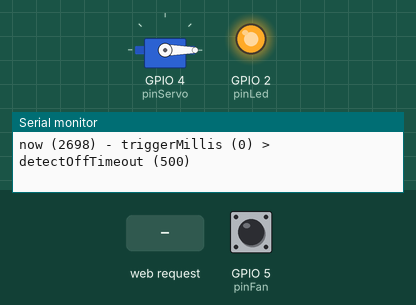
Recording of a sketch running on a simulated ESP8266 (NodeMCU). Shown: servo, output pins drawn as LEDs (lit = HIGH), the last lines printed to the serial monitor. The test bench sets the inputs (shaded band); at power-on: GPIO 5 (pinFan) HIGH. WiFi joins after 1.5 s; servers stay silent unless stated; not simulated (calls return 0 or success): credentials.h; pins used as bus, display or sensor lines are not drawn.

Above: at 2.7 s.
2.8 s: GPIO 5 (pinFan) pulled LOW for 0.15 s
At 4.2 s:
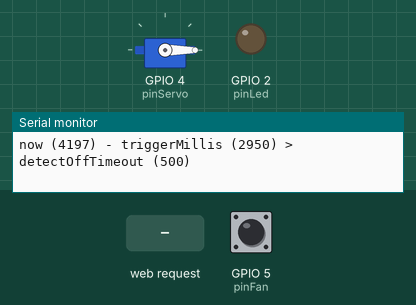
4.9 s: HTTP request GET /set_flap received
At 6.3 s:
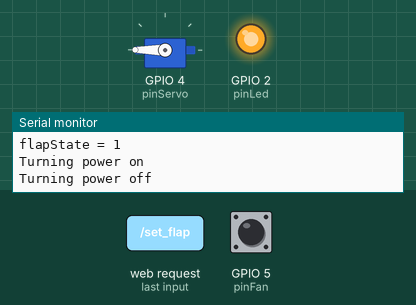
8.9 s: HTTP request GET /set_flap?value=close received
At 9.8 s:
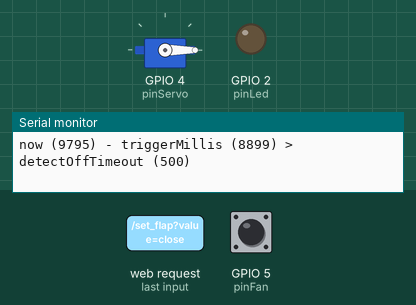
10.8 s: HTTP request GET /set_flap?value=1 received
At 11.4 s:
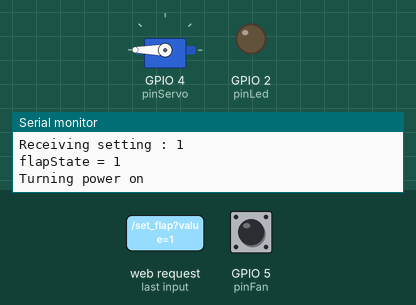
Timing chart, 0 to 13.8 s (numbered marks = the images above; inputs shaded):
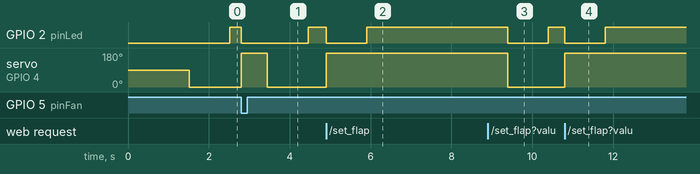

The sketch:

FanFlapControl.ino
```cpp
/* Luefterklappensteuerung
  Um Energie zu sparen ist es sinnvoll eine zusätzliche Ventilklappe im Lüftermauerkasten zu haben.
  Allerdings ist der Lüfter nicht stark genug die zusätzliche Klappe zu öffnen.
  Daher wird detektiert, wann der Lüfter anläuft (grüne LED) und der Servo öffnet die Ventilklappen.
  Sobald der Servo eine Bewegung durchgeführt hat, wird der Strom zum Sevo nach 2 Sekunden unterbrochen um Strom zu sparen und um unnötige Geräusche zu vermeiden.
  ToDo:
  - Send to sleep.
  - Webserver mit open/close
  - Send on/off times to database
  -
*/

#include <Servo.h>
#define pinFan 5  //D1
#define pinServo 4   //D2
#define pinPower 0   //D3
#define pinLed 2     //D4 /InternalLED
int fanState = -1;
int lastState = -1;
int flapState = -2;
int flapRequest = -1;
bool serverAcknowledge = false;
unsigned long triggerMillis = 0;  //set everytime the pinFan is LOW (LED on fan turned on)
unsigned long lastMillis = 0;
unsigned long onDuration = 1000;                 //ms => 1 sec, How long power is supplied
unsigned long detectOffTimeout = 500;            //ms => 100ms, detect the fan was turned off

Servo myServo;
#include <WiFiManager.h>  // https://github.com/tzapu/WiFiManager

//#include <OTA.h>

#define FAN_ON LOW  //pinFan pulled low
#define CLOSE 0
#define OPEN 1

#include "webpage.h"
#include "webserver.h"  //separate file for webserver functions
#include "credentials.h"

void setup() {
  Serial.begin(115200);
  while (!Serial) { ; }

  Serial.println("Booting");

  //setupOTA("FanFlapControl", mySSID, myPASSWORD);
  WiFiManager wm;
  //  wm.resetSettings();
  if (wm.autoConnect("FanFlapControl")) {
    Serial.println("Successfully connected.");
  } else {
    Serial.println("Failed to connect.");
  }
  WiFi.hostname("FanFlapControl");
  // Your setup code
  myServo.attach(pinServo, 600, 2300);  //500, 2400
  pinMode(pinFan, INPUT_PULLUP);
  attachInterrupt(digitalPinToInterrupt(pinFan), fanTurnedOn, CHANGE); //as long as there is the 50Hz toggling the fan is turned on
  pinMode(pinLed, OUTPUT);
  pinMode(pinPower, OUTPUT);  //in order to save power when
  lastMillis = millis();
  startWebServer();
}

ICACHE_RAM_ATTR void fanTurnedOn() {
  fanState = FAN_ON;
  triggerMillis = millis();  //set everytime the pinFan is LOW (LED on fan turned on)
}

void loop() {
//  ArduinoOTA.handle();
  server.handleClient();

  // Your code here
  unsigned long now = millis();
  if ((fanState == FAN_ON) || (flapRequest == OPEN)) {
    flapState = OPEN;  //while there are "turn on" pulses... (LED iss pulsed)
    if(flapRequest == OPEN){triggerMillis = now;}
    if (serverAcknowledge) { serverSendFlapState(); }
  }
  if ((now - triggerMillis + 10) > detectOffTimeout) {  //if there was no more on pulse since a while => fan is off => close the lid, due to the interrupt the trigger millis could be larger then now => leaving the allowed unsigned long range (-1 => very LARGE number)! => + 10 prevents this!
    Serial.println("now (" + String(now) + ") - triggerMillis (" + triggerMillis + ") > detectOffTimeout (" + detectOffTimeout + ")");
    flapState = CLOSE;  //if no more "turn on" pulses...
    if (serverAcknowledge) { serverSendFlapState(); }
  }
  if (flapState != lastState) {
    Serial.println("flapState = " + String(flapState));
    lastState = flapState;
    lastMillis = now;  //power timer
    Serial.println("Turning power on");
    digitalWrite(pinPower, HIGH);  //turn power on
    digitalWrite(pinLed, LOW);     //lowActive LED
  }
  if ((now - lastMillis) < onDuration) {
    if (flapState == CLOSE) {
      myServo.write(0);  //close flap
    } else {
      myServo.write(180);  //open flap
    }
  } else {
    if (digitalRead(pinPower) != LOW) { Serial.println("Turning power off"); }
    digitalWrite(pinPower, LOW);  //turn power off
    digitalWrite(pinLed, HIGH);   //lowActive LED
  }
}
```

webpage.h
```cpp
const char webpage[] PROGMEM = R"=====(
<!DOCTYPE html>
<html lang="de">
<head>
    <meta charset='utf-8'>
    <meta name="viewport" content="width=device-width, initial-scale=1.0">
    <title>Lüfterklappensteuerung</title>
    <meta name="robots" content="noindex">
    <link rel="stylesheet" href="https://tobiwern.github.io/FanFlapControl/FanFlapControl.css">
    <script src="https://tobiwern.github.io/FanFlapControl/FanFlapControl.js?random=<?php echo filemtime('https://tobiwern.github.io/FanFlapControl/FanFlapControl.js'); ?>"></script>
</head>

<body id='body' onload="requestSettingsFromESP()">
    <h1>Lüfterklappensteuerung</h1>
    <div class="frame">
        <div id="flap" class="flap"></div>
        <div id="message"></div>
    </div>
    <br>
    <div class=frame>
        <h2>
            <div class='centeredHeight'><img src='https://github.com/tobiwern/FanFlapControl/blob/main/pictures/github.svg?raw=true'> Bedienungsanleitung</div>
        </h2>
        Mehr Infos zur Lüfterklappensteuerung gibt es unter <a href='https://tobiwern.github.io/FanFlapControl/' target='_blank'>https://tobiwern.github.io/FanFlapControl/</a>
        <br><br>
    </div>
    <br>
    <div>
        <button class="button" onclick="openFlap()">Öffnen</button>
        <button class="button" onclick="closeFlap()">Schließen</button>
    </div>
</body>
</html>
)=====";
```

webserver.h
```cpp
//https://arduinojson.org/v6/api/jsondocument/
//https://arduinojson.org/v6/doc/deserialization/
//https://arduinojson.org/v6/assistant/#/step1
//https://arduinogetstarted.com/reference/serial-readbytes
//https://makesmart.net/arduino-ide-arbeiten-mit-json-objekten-fur-einsteiger/
//https://arduinojson.org/v6/how-to/reduce-memory-usage/
//https://github.com/arkhipenko/Dictionary

#include <ESP8266WebServer.h>
ESP8266WebServer server(80);

void notFound() {
  Serial.println("Not found");
  server.send(404, "text/plain", "Not found");
}

void handleRoot() {
  String s = webpage;
  server.send(200, "text/html", s);
}

void sendSettingsToWebpage() {  //transferring ESP settings => Webpage
  String value;
  if(flapState == CLOSE){
    value = "closed";
  } else {
    value = "opened";
  }
  Serial.println("Sending settings: " + value);
  server.send(200, "text/plane", value);
}

void setFlap() {
  String text = server.arg("value");
  Serial.println("Receiving setting : " + text);
  if (text == "close") {
    flapRequest = CLOSE;
    text = "closed";
  } else {
    flapRequest = OPEN;
    text = "opened";
  }
  serverAcknowledge = true;
}

void serverSendFlapState(){
  String response;
  if(flapState == CLOSE){
    response = "closed";
  } else {
    response = "opened";
  }
  server.send(200, "text/plane", response);
  serverAcknowledge = false; //reset
}


void startWebServer() {
  Serial.println("Starting WebServer...");
  server.on("/", handleRoot);
  server.on("/set_flap", setFlap);
  server.on("/request_settings", sendSettingsToWebpage);
  server.onNotFound(notFound);
  server.begin();
  Serial.print("IP address: ");
  Serial.print(WiFi.localIP());
  Serial.print(", hostName: http://");
  Serial.println(WiFi.getHostname());
}

void stopWebServer() {
  Serial.println("Stopping WebServer...");
  server.stop();
}
```

Measured:
- after the input at 2.8 s, GPIO 2 (pinLed): HIGH → LOW at once, → HIGH 1.6 s later; servo on GPIO 4 (pinServo): 0° → 180° at once, → 0° 0.64 s later
- after the input at 4.9 s, GPIO 2 (pinLed): HIGH → LOW at once, → HIGH 1.0 s later; servo on GPIO 4 (pinServo): 0° → 180° at once
- after the input at 8.9 s, GPIO 2 (pinLed): HIGH → LOW after 0.49 s, → HIGH 1.0 s later; servo on GPIO 4 (pinServo): 180° → 0° after 0.49 s
- after the input at 10.8 s, GPIO 2 (pinLed): HIGH → LOW at once, → HIGH 1.0 s later; servo on GPIO 4 (pinServo): 0° → 180° at once
